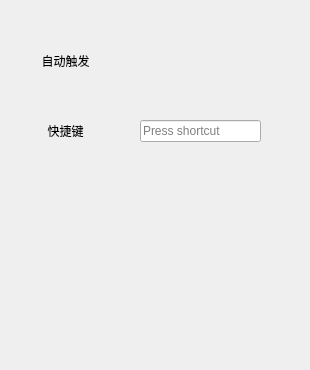
<?xml version="1.0" encoding="UTF-8"?>
<ui version="4.0">
 <class>MainWindow</class>
 <widget class="QMainWindow" name="MainWindow">
  <property name="geometry">
   <rect>
    <x>0</x>
    <y>0</y>
    <width>310</width>
    <height>370</height>
   </rect>
  </property>
  <property name="windowTitle">
   <string notr="true">CopyPlusPlus</string>
  </property>
  <widget class="QWidget" name="centralwidget">
   <widget class="QLabel" name="autoLable">
    <property name="geometry">
     <rect>
      <x>10</x>
      <y>50</y>
      <width>111</width>
      <height>21</height>
     </rect>
    </property>
    <property name="font">
     <font>
      <family>微软雅黑</family>
     </font>
    </property>
    <property name="text">
     <string notr="true">自动触发</string>
    </property>
    <property name="alignment">
     <set>Qt::AlignCenter</set>
    </property>
   </widget>
   <widget class="QWidget" name="toggleWidget" native="true">
    <property name="geometry">
     <rect>
      <x>160</x>
      <y>30</y>
      <width>81</width>
      <height>61</height>
     </rect>
    </property>
   </widget>
   <widget class="MyKeySequenceEdit" name="keySequenceEdit">
    <property name="geometry">
     <rect>
      <x>140</x>
      <y>120</y>
      <width>121</width>
      <height>22</height>
     </rect>
    </property>
   </widget>
   <widget class="QLabel" name="hotkeyLable">
    <property name="geometry">
     <rect>
      <x>10</x>
      <y>120</y>
      <width>111</width>
      <height>21</height>
     </rect>
    </property>
    <property name="font">
     <font>
      <family>微软雅黑</family>
     </font>
    </property>
    <property name="text">
     <string notr="true">快捷键</string>
    </property>
    <property name="alignment">
     <set>Qt::AlignCenter</set>
    </property>
   </widget>
  </widget>
  <widget class="QMenuBar" name="menubar">
   <property name="geometry">
    <rect>
     <x>0</x>
     <y>0</y>
     <width>310</width>
     <height>26</height>
    </rect>
   </property>
  </widget>
 </widget>
 <customwidgets>
  <customwidget>
   <class>MyKeySequenceEdit</class>
   <extends>QKeySequenceEdit</extends>
   <header>mykeysequenceedit.h</header>
  </customwidget>
 </customwidgets>
 <resources/>
 <connections/>
</ui>
